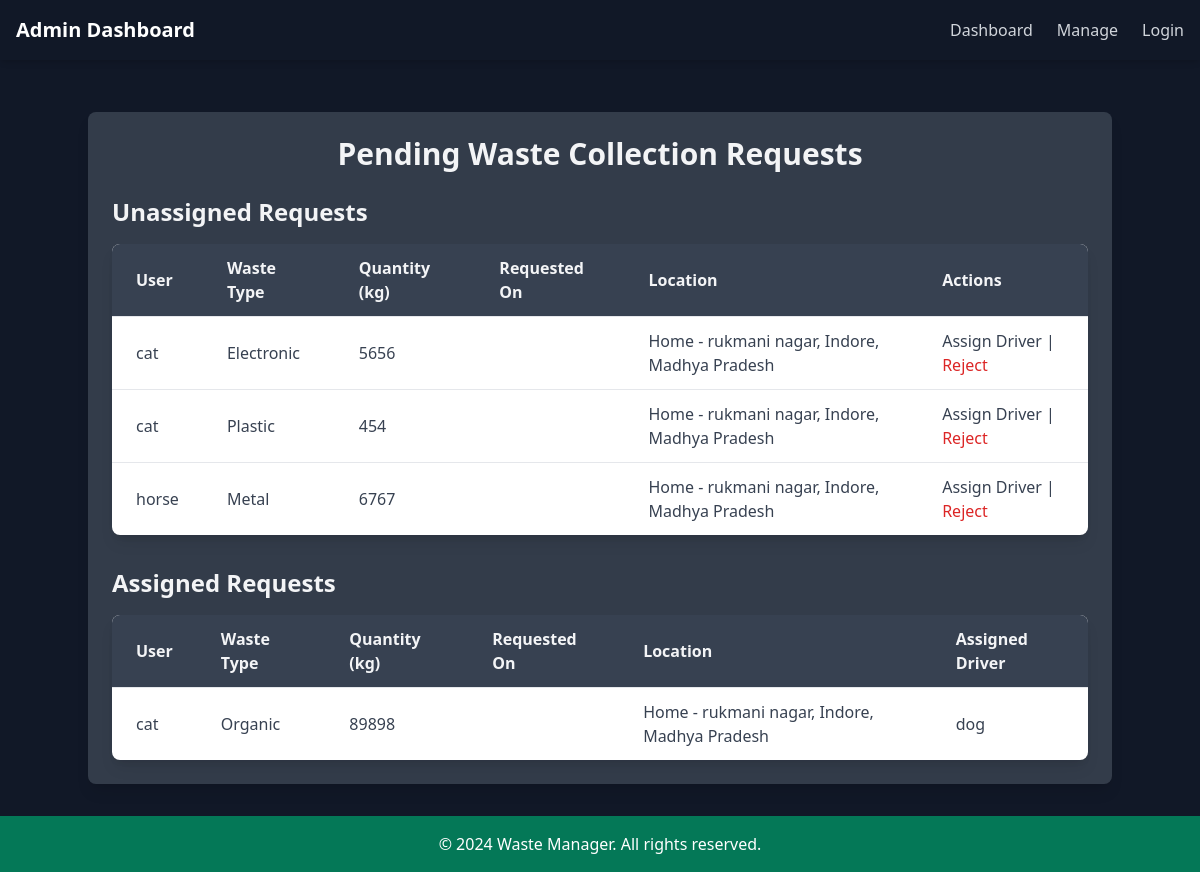
Before: /adminn/pending-requests/ (signed in) with the older database file.
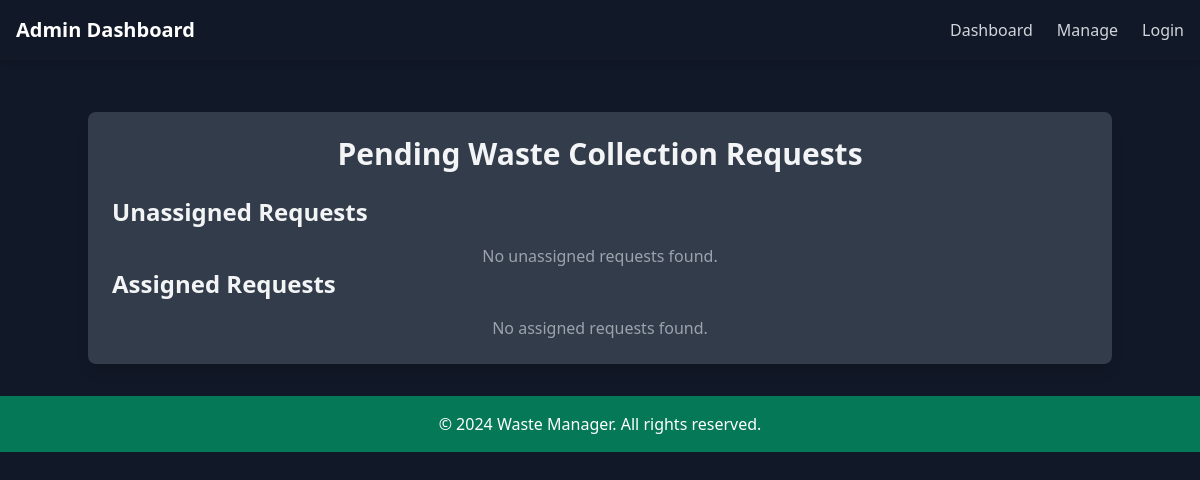
After: the same page with the newer database file.
### wasteapp/models.py (models this page shows, shortened)
class WasteRequest(models.Model):
    user = models.ForeignKey(User, related_name='waste_requests', on_delete=models.CASCADE)
    waste_type = models.CharField(max_length=50, choices=WASTE_TYPES)
    quantity = models.PositiveIntegerField(help_text="Enter quantity in kg")
    collection_time = models.DateTimeField()
    collection_location = models.ForeignKey('profileapp.Address', on_delete=models.SET_NULL, null=True, blank=True)
    status = models.CharField(max_length=20, default='Pending', choices=[('Pending', 'Pending'), ('Completed', 'Completed')])
    created_at = models.DateTimeField(auto_now_add=True)
    driver = models.ForeignKey(User, on_delete=models.SET_NULL, null=True, blank=True, related_name="assigned_tasks")

### profileapp/models.py (models this page shows, shortened)
class Address(models.Model):
    HOME = 'Home'
    WORK = 'Work'
    OTHER = 'Other'
    ADDRESS_TYPES = [
        (HOME, 'Home'),
        (WORK, 'Work'),
        (OTHER, 'Other'),
    ]
    user = models.ForeignKey(User, on_delete=models.CASCADE, related_name="addresses")
    address = models.CharField(max_length=255)
    address_type = models.CharField(
        max_length=10,
        choices=ADDRESS_TYPES,
        default=HOME
    )
    city = models.CharField(max_length=100)
    state = models.CharField(max_length=100)
    postal_code = models.CharField(max_length=10)
    default = models.BooleanField(default=False)
    def __str__(self):
        return f"{self.address_type} - {self.address}, {self.city}, {self.state}"

### account_app/decorators.py (the view)
        def _wrapped_view(request, *args, **kwargs):
            if request.user.is_authenticated:
                if request.user.is_superuser:
                    if 'admin' in allowed_roles:  # Admin-only pages
                        return view_func(request, *args, **kwargs)
                    else:
                        return HttpResponseForbidden("Admins cannot access this page.")
                if hasattr(request.user, 'userprofile') and request.user.userprofile.role in allowed_roles:
                    return view_func(request, *args, **kwargs)
                else:
                    return HttpResponseForbidden("You do not have permission to access this page.")
            else:
                return redirect('login_user')  # Replace with your login URL name

### adminapp/views.py (called while the page is built)
@role_required(allowed_roles=['admin'])
def manage_pending_requests(request):
    pending_requests = WasteRequest.objects.filter(status="Pending").order_by("-created_at")
    unassigned_requests = pending_requests.filter(driver__isnull=True)
    assigned_requests = pending_requests.filter(driver__isnull=False)
    context = {
        "unassigned_requests": unassigned_requests,
        "assigned_requests": assigned_requests,
    }
    return render(request, "adminapp/pending_requests.html", context)

### templates/adminapp/pending_requests.html (shortened to what this page needs)
{% extends "adminapp/base.html" %}
{% block content %}
<div class="container mx-auto mt-8 p-6 bg-gray-600 bg-opacity-60 backdrop-blur-md rounded-lg shadow-lg">
    <h2 class="text-2xl lg:text-3xl font-extrabold text-center text-gray-100 mb-6">Pending Waste Collection Requests</h2>
    <h3 class="text-xl lg:text-2xl font-semibold mb-4 text-gray-100">Unassigned Requests</h3>
    {% if unassigned_requests %}
        <div class="overflow-x-auto bg-white shadow-lg rounded-lg mb-8">
            <table class="min-w-full">
                <thead class="bg-gray-700 text-gray-100">
                    <tr>
                        <th class="py-3 px-6 text-left">User</th>
                        <th class="py-3 px-6 text-left">Waste Type</th>
                        <th class="py-3 px-6 text-left">Quantity (kg)</th>
                        <th class="py-3 px-6 text-left">Requested On</th>
                        <th class="py-3 px-6 text-left">Location</th>
                        <th class="py-3 px-6 text-left">Actions</th>
                    </tr>
                </thead>
                <tbody class="text-gray-700">
                    {% for request in unassigned_requests %}
                        <tr class="border-t hover:bg-gray-200">
                            <td class="py-3 px-6">{{ request.user.username }}</td>
                            <td class="py-3 px-6">{{ request.waste_type }}</td>
                            <td class="py-3 px-6">{{ request.quantity }}</td>
                            <td class="py-3 px-6">{{ request.requested_on }}</td>
                            <td class="py-3 px-6">{{ request.collection_location }}</td>
                            <td class="py-3 px-6">
                                <a href="{% url 'adminapp:assign_driver' request.id %}" class="text-orange-600 hover:underline">Assign Driver</a> |
                                <a href="{% url 'adminapp:reject_request' request.id %}" class="text-red-600 hover:text-red-800">Reject</a>
                            </td>
                        </tr>
                    {% endfor %}
                </tbody>
            </table>
        </div>
    {% else %}
        <p class="text-gray-400 mt-4 text-center">No unassigned requests found.</p>
    {% endif %}
    <h3 class="text-xl lg:text-2xl font-semibold mb-4 text-gray-100">Assigned Requests</h3>
    {% if assigned_requests %}
        <div class="overflow-x-auto bg-white shadow-lg rounded-lg">
            <table class="min-w-full">
                <thead class="bg-gray-700 text-gray-100">
                    <tr>
                        <th class="py-3 px-6 text-left">User</th>
                        <th class="py-3 px-6 text-left">Waste Type</th>
                        <th class="py-3 px-6 text-left">Quantity (kg)</th>
                        <th class="py-3 px-6 text-left">Requested On</th>
                        <th class="py-3 px-6 text-left">Location</th>
                        <th class="py-3 px-6 text-left">Assigned Driver</th>
                    </tr>
                </thead>
                <tbody class="text-gray-700">
                    {% for request in assigned_requests %}
                        <tr class="border-t hover:bg-gray-200">
                            <td class="py-3 px-6">{{ request.user.username }}</td>
                            <td class="py-3 px-6">{{ request.waste_type }}</td>
                            <td class="py-3 px-6">{{ request.quantity }}</td>
                            <td class="py-3 px-6">{{ request.requested_on }}</td>
                            <td class="py-3 px-6">{{ request.collection_location }}</td>
                            <td class="py-3 px-6">{{ request.driver.username }}</td>
                        </tr>
                    {% endfor %}
                </tbody>
            </table>
        </div>
    {% else %}
        <p class="text-gray-400 mt-4 text-center">No assigned requests found.</p>
    {% endif %}
</div>
{% endblock %}

### templates/adminapp/base.html (shortened to what this page needs)
<!DOCTYPE html>
<html lang="en">
<head>
    <link href="https://cdn.jsdelivr.net/npm/tailwindcss@2.2.19/dist/tailwind.min.css" rel="stylesheet">
    <link href="https://cdnjs.cloudflare.com/ajax/libs/font-awesome/5.15.3/css/all.min.css" rel="stylesheet">
</head>
<body class="bg-gray-900 font-sans leading-normal tracking-normal">
    <div class="absolute inset-0 bg-gradient-to-r from-orange-500 to-orange-500 opacity-20 blur-3xl"></div>
    <nav class="bg-gray-900 text-white shadow-md fixed w-full z-10 top-0 left-0">
        <div class="max-w-7xl mx-auto px-4 py-4 flex justify-between items-center">
            <div class="flex items-center space-x-4">
                <h1 class="text-xl font-semibold">Admin Dashboard</h1>
            </div>
            <div class="hidden lg:flex items-center space-x-6" :class="{ 'block': open, 'hidden': !open }">
                <a href="{% url 'adminapp:dashboard' %}" class="text-gray-300 hover:text-red-400">Dashboard</a>
                <a href="{% url 'adminapp:manage_users' %}" class="text-gray-300 hover:text-gray-100">Manage</a>
                <a href="{% url 'login_user' %}" class="text-gray-300 hover:text-gray-100">Login</a>
            </div>
        </div>
    </nav>
    <div class="relative z-10 pt-20 pb-8 px-4 mx-auto max-w-7xl backdrop-blur-md bg-opacity-40">
        {% block content %}{% endblock %}
    </div>
    <footer class="bg-green-700 text-white text-center p-4">
        <p>&copy; 2024 Waste Manager. All rights reserved.</p>
    </footer>
</body>
</html>

### templates/adminapp/base.html (style rules this page uses)
body { font-family: 'Poppins', sans-serif; }

Changed rows visible on the page:
removed WasteRequest: user.username "cat", waste_type "Electronic", quantity "5656", collection_location "Home - rukmani nagar, Indore, Madhya Pradesh", shown under "Unassigned Requests"
removed WasteRequest: user.username "cat", waste_type "Plastic", quantity "454", collection_location "Home - rukmani nagar, Indore, Madhya Pradesh", shown under "Unassigned Requests"
removed WasteRequest: user.username "horse", waste_type "Metal", quantity "6767", collection_location "Home - rukmani nagar, Indore, Madhya Pradesh", shown under "Unassigned Requests"
removed WasteRequest: user.username "cat", waste_type "Organic", quantity "89898", collection_location "Home - rukmani nagar, Indore, Madhya Pradesh", driver.username "dog", shown under "Assigned Requests"
Other visible differences:
text no longer shown: "User Waste Type Quantity (kg) Requested On Location Actions User Waste Type Quantity (kg) Requested On Location Assigned Driver"
text now shown: "No unassigned requests found. No assigned requests found."
